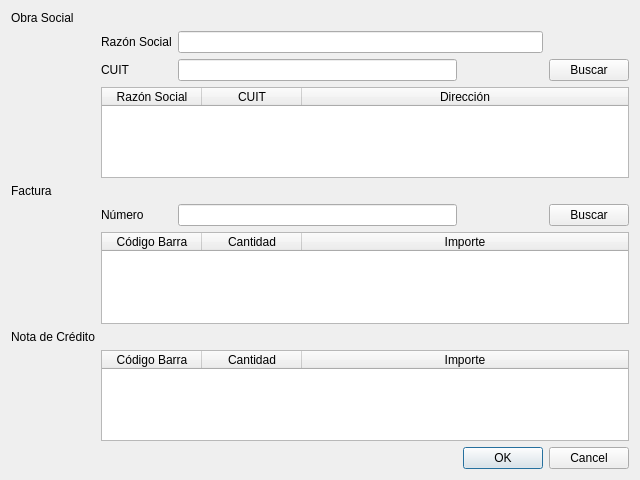
<?xml version="1.0" encoding="UTF-8"?>
<ui version="4.0">
 <class>vtnReintegroCliente</class>
 <widget class="QWidget" name="vtnReintegroCliente">
  <property name="geometry">
   <rect>
    <x>0</x>
    <y>0</y>
    <width>640</width>
    <height>480</height>
   </rect>
  </property>
  <property name="windowTitle">
   <string>Reintegro Cliente</string>
  </property>
  <layout class="QVBoxLayout" name="verticalLayout">
   <item>
    <layout class="QGridLayout" name="gridLayout">
     <item row="2" column="1">
      <widget class="QLabel" name="label_2">
       <property name="text">
        <string>CUIT</string>
       </property>
      </widget>
     </item>
     <item row="5" column="1">
      <widget class="QLabel" name="label_4">
       <property name="text">
        <string>Número</string>
       </property>
      </widget>
     </item>
     <item row="5" column="2">
      <widget class="QLineEdit" name="lineEdit_3"/>
     </item>
     <item row="2" column="2">
      <widget class="QLineEdit" name="lineEdit_2"/>
     </item>
     <item row="7" column="0">
      <widget class="QLabel" name="label_6">
       <property name="text">
        <string>Nota de Crédito</string>
       </property>
      </widget>
     </item>
     <item row="0" column="0">
      <widget class="QLabel" name="label">
       <property name="text">
        <string>Obra Social</string>
       </property>
      </widget>
     </item>
     <item row="1" column="1">
      <widget class="QLabel" name="label_3">
       <property name="text">
        <string>Razón Social</string>
       </property>
      </widget>
     </item>
     <item row="1" column="2" colspan="2">
      <widget class="QLineEdit" name="lineEdit"/>
     </item>
     <item row="4" column="0">
      <widget class="QLabel" name="label_5">
       <property name="text">
        <string>Factura</string>
       </property>
      </widget>
     </item>
     <item row="5" column="4">
      <widget class="QPushButton" name="pushButton_2">
       <property name="focusPolicy">
        <enum>Qt::TabFocus</enum>
       </property>
       <property name="text">
        <string>Buscar</string>
       </property>
      </widget>
     </item>
     <item row="2" column="4">
      <widget class="QPushButton" name="pushButton">
       <property name="focusPolicy">
        <enum>Qt::TabFocus</enum>
       </property>
       <property name="text">
        <string>Buscar</string>
       </property>
      </widget>
     </item>
     <item row="8" column="1" colspan="4">
      <widget class="QTableWidget" name="tableWidget_3">
       <attribute name="horizontalHeaderStretchLastSection">
        <bool>true</bool>
       </attribute>
       <column>
        <property name="text">
         <string>Código Barra</string>
        </property>
       </column>
       <column>
        <property name="text">
         <string>Cantidad</string>
        </property>
       </column>
       <column>
        <property name="text">
         <string>Importe</string>
        </property>
       </column>
      </widget>
     </item>
     <item row="3" column="1" colspan="4">
      <widget class="QTableWidget" name="tableWidget">
       <attribute name="horizontalHeaderStretchLastSection">
        <bool>true</bool>
       </attribute>
       <column>
        <property name="text">
         <string>Razón Social</string>
        </property>
       </column>
       <column>
        <property name="text">
         <string>CUIT</string>
        </property>
       </column>
       <column>
        <property name="text">
         <string>Dirección</string>
        </property>
       </column>
      </widget>
     </item>
     <item row="6" column="1" colspan="4">
      <widget class="QTableWidget" name="tableWidget_2">
       <attribute name="horizontalHeaderStretchLastSection">
        <bool>true</bool>
       </attribute>
       <column>
        <property name="text">
         <string>Código Barra</string>
        </property>
       </column>
       <column>
        <property name="text">
         <string>Cantidad</string>
        </property>
       </column>
       <column>
        <property name="text">
         <string>Importe</string>
        </property>
       </column>
      </widget>
     </item>
     <item row="9" column="3" colspan="2">
      <widget class="QDialogButtonBox" name="buttonBox">
       <property name="standardButtons">
        <set>QDialogButtonBox::Cancel|QDialogButtonBox::Ok</set>
       </property>
      </widget>
     </item>
    </layout>
   </item>
  </layout>
 </widget>
 <tabstops>
  <tabstop>lineEdit</tabstop>
  <tabstop>lineEdit_2</tabstop>
  <tabstop>pushButton</tabstop>
  <tabstop>tableWidget</tabstop>
  <tabstop>lineEdit_3</tabstop>
  <tabstop>pushButton_2</tabstop>
  <tabstop>tableWidget_2</tabstop>
  <tabstop>tableWidget_3</tabstop>
  <tabstop>buttonBox</tabstop>
 </tabstops>
 <resources/>
 <connections/>
</ui>
